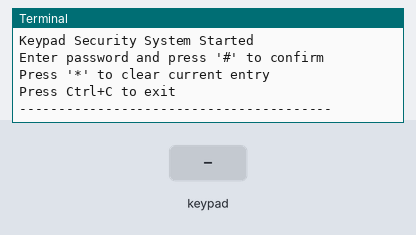
This program was run on a simulated Raspberry Pi (BCM pin numbers). Parts: the last lines printed to the terminal. The inputs (shaded band) are chosen by the test bench.

Above: at 1.2 s.
1.3 s: key '1' pressed
At 1.9 s:
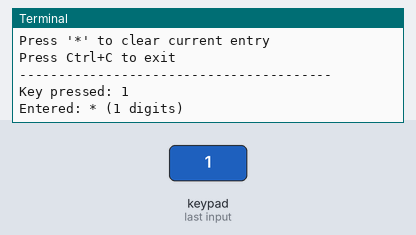
2.9 s: keypad keys 1 2 pressed 0.4 s apart
At 4.6 s:
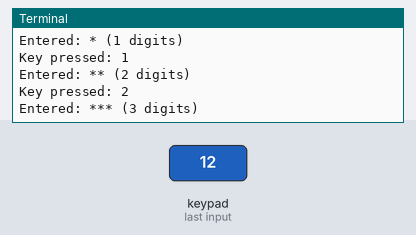
5.2 s: key '2' pressed
At 6.2 s:
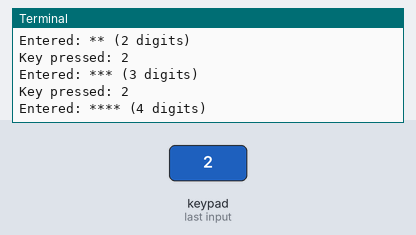
6.8 s: keypad keys 1 2 # pressed 0.4 s apart
At 8.1 s:
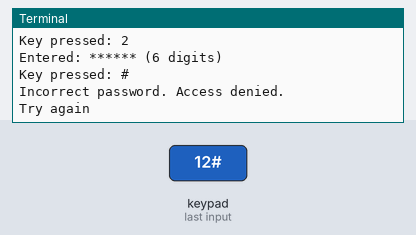
9.5 s: key '*' pressed
At 10.8 s:
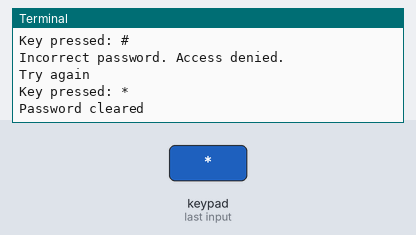
11.1 s: key '#' pressed
At 12.1 s:
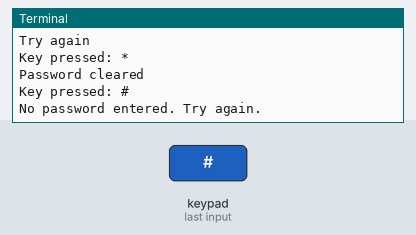

The program:

keypadServo.py
```python
"""
This Raspberry Pi code was developed by newbiely.com
This Raspberry Pi code is made available for public use without any restriction
For comprehensive instructions and wiring diagrams, please visit:
https://newbiely.com/tutorials/raspberry-pi/raspberry-pi-keypad-servo-motor

Modified for continuous operation with proper cleanup and servo control.
"""

import time

import RPi.GPIO as GPIO

# Define keypad layout
KEYPAD = [[1, 2, 3], [4, 5, 6], [7, 8, 9], ["*", 0, "#"]]

# Define GPIO pins for rows, columns, and servo motor
ROW_PINS = [17, 27, 22, 24]
COL_PINS = [25, 8, 7]

SERVO_PIN = 20  # Adjust this to the actual GPIO pin connected to the servo motor

# Passwords to unlock
PASSWORDS = [
    [1, 2, 3, 4],  # 1st password 1234
    [5, 6, 7, 8],  # 2nd password 5678
    [9, 0, 1, 2],  # 3rd password 9012
]

# Maximum password length
MAX_PASSWORD_LENGTH = 6


def setup_gpio():
    """Initialize GPIO settings"""
    # Initialize GPIO
    GPIO.setmode(GPIO.BCM)
    GPIO.setwarnings(False)  # Disable warnings for continuous operation

    # Set up row pins as inputs with pull-up resistors
    for row_pin in ROW_PINS:
        GPIO.setup(row_pin, GPIO.IN, pull_up_down=GPIO.PUD_UP)

    # Set up column pins as outputs
    for col_pin in COL_PINS:
        GPIO.setup(col_pin, GPIO.OUT)
        GPIO.output(col_pin, GPIO.HIGH)

    # Set up servo pin as an output
    GPIO.setup(SERVO_PIN, GPIO.OUT)


def init_servo():
    """Initialize servo motor"""
    servo = GPIO.PWM(SERVO_PIN, 50)  # 50 Hz frequency
    servo.start(0)  # Start PWM with 0% duty cycle
    return servo


# Function to move servo to a specified angle
def move_servo(servo, angle):
    """Move servo to specified angle (0-180 degrees)"""
    duty_cycle = (angle / 18) + 2.5
    servo.ChangeDutyCycle(duty_cycle)
    time.sleep(1)  # Allow time for servo movement
    servo.ChangeDutyCycle(0)  # Stop sending signal to prevent jitter


def get_key():
    """Scan keypad and return pressed key"""
    key = None

    # Scan each column
    for col_num, col_pin in enumerate(COL_PINS):
        GPIO.output(col_pin, GPIO.LOW)

        # Check each row
        for row_num, row_pin in enumerate(ROW_PINS):
            if GPIO.input(row_pin) == GPIO.LOW:
                key = KEYPAD[row_num][col_num]

                # Wait for key release to prevent multiple readings
                while GPIO.input(row_pin) == GPIO.LOW:
                    time.sleep(0.05)

        GPIO.output(col_pin, GPIO.HIGH)

    return key


def check_password(input_password):
    """Check if entered password matches any of the valid passwords"""
    return input_password in PASSWORDS


def display_password_status(entered_keys):
    """Display current password entry status"""
    stars = "*" * len(entered_keys)
    print(f"Entered: {stars} ({len(entered_keys)} digits)")


def main():
    """Main program loop"""
    setup_gpio()
    servo = init_servo()
    entered_keys = []

    print("Keypad Security System Started")
    print("Enter password and press '#' to confirm")
    print("Press '*' to clear current entry")
    print("Press Ctrl+C to exit")
    print("-" * 40)

    try:
        while True:
            pressed_key = get_key()

            if pressed_key is not None:
                print(f"Key pressed: {pressed_key}")

                if pressed_key == "*":
                    # Clear current password entry
                    entered_keys = []
                    print("Password cleared")

                elif pressed_key == "#":
                    # Check entered password
                    if len(entered_keys) == 0:
                        print("No password entered. Try again.")
                    elif check_password(entered_keys):
                        print("Password correct! Access granted.")
                        print("Unlocking...")
                        move_servo(servo, 90)  # Move servo to unlock position
                        time.sleep(3)  # Keep unlocked for 3 seconds
                        print("Locking...")
                        move_servo(servo, 0)  # Return servo to lock position
                        entered_keys = []  # Reset password after successful access
                        print("System ready for next password")
                        print("-" * 40)
                    else:
                        print("Incorrect password. Access denied.")
                        entered_keys = []  # Reset password after failed attempt
                        print("Try again")

                else:
                    # Add digit to password (if not at max length)
                    if len(entered_keys) < MAX_PASSWORD_LENGTH:
                        entered_keys.append(pressed_key)
                        display_password_status(entered_keys)
                    else:
                        print(
                            f"Maximum password length ({MAX_PASSWORD_LENGTH}) reached. Press '#' to check or '*' to clear."
                        )

            time.sleep(0.1)  # Small delay to prevent excessive CPU usage

    except KeyboardInterrupt:
        print("\nShutting down...")

    finally:
        # Cleanup GPIO and servo
        servo.stop()
        GPIO.cleanup()
        print("GPIO cleaned up. Goodbye!")


if __name__ == "__main__":
    main()
```

Measured:
- after the input at 1.3 s, the terminal: prints a new line after 0.15 s (image 1)
- after the input at 2.9 s, the terminal: prints a new line after 0.16 s (image 2)
- after the input at 5.2 s, the terminal: prints a new line after 0.16 s (image 3)
- after the input at 6.8 s, the terminal: prints a new line after 0.16 s (image 4)
- after the input at 9.5 s, the terminal: prints a new line after 0.16 s (image 5)
- after the input at 11.1 s, the terminal: prints a new line after 0.16 s (image 6)
